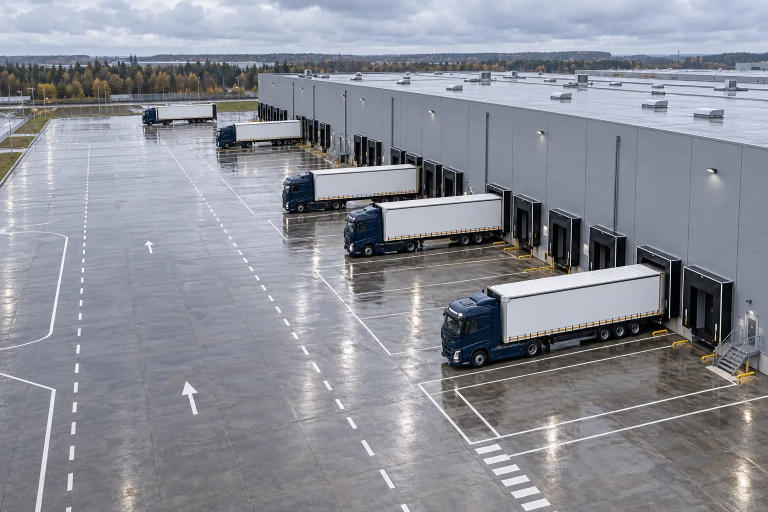
#> input picture src/assets/photos/aerial-terminal.webp, 1536 x 1024 px (shown at 1/2 size); its folder holds only this picture in this run
$ python brand-photos.py
#> lines starting #> are read from the running program, lines starting #| are printed output that depends on the picture
"""Perspective branding and export explicitly requested in the visual brief.
Native generated files preserved; 3840px JPEG masters are Lanczos upscales.
"""
from pathlib import Path
from PIL import Image,ImageOps,ImageDraw,ImageFont
import numpy as np,json,subprocess
from fontTools.ttLib import TTFont
from fontTools.varLib.instancer import instantiateVariableFont
root=Path(__file__).resolve().parents[1];out=root/'public/images/photos';src=out/'source'
for p in (root/'.next/static/media').glob('*.woff2'):
 f=TTFont(p)
 if all(ord(c) in f.getBestCmap() for c in 'ОНЕГА'):
  if 'fvar' in f:f=instantiateVariableFont(f,{'wght':700})
  f.flavor=None;f.save(root/'artifacts/stage-2/inter.ttf');break
font=ImageFont.truetype(str(root/'artifacts/stage-2/inter.ttf'),120)
logo=Image.new('RGBA',(660,150));d=ImageDraw.Draw(logo)
#> after `logo = Image.new('RGBA', (660, 150))`: logo: PIL image 660x150 RGBA; every value is 0
for i,length in enumerate([125,105,80]):d.line([(10,45+i*26),(10+length,45+i*26)],fill='#F26B1D' if i==2 else '#0B2A4A',width=13)
d.text((163,-2),'ОНЕГА',font=font,fill='#0B2A4A')
mark=Image.new('RGBA',(100,70));d=ImageDraw.Draw(mark)
#> after `mark = Image.new('RGBA', (100, 70))`: mark: PIL image 100x70 RGBA; every value is 0
for i,length in enumerate([80,65,50]):d.line([(5,12+i*20),(5+length,12+i*20)],fill=(255,255,255,230),width=7)
# Clockwise target corners, normalized to the generated image dimensions.
quads={
'highway-dawn':[[[.59,.32],[.70,.365],[.70,.414],[.59,.382]]],
'driver':[[[.36,.19],[.48,.27],[.48,.30],[.36,.235]]],
'loading':[[[.77,.24],[.87,.33],[.87,.40],[.77,.33]]],
'warehouse':[[[.18,.31],[.29,.36],[.29,.39],[.18,.36]]],
'client-manager':[[[.87,.25],[.96,.28],[.96,.30],[.87,.285]]],
'customer-handover':[[[.05,.255],[.18,.22],[.18,.285],[.05,.305]]],
'winter-route':[[[.65,.36],[.75,.425],[.75,.485],[.65,.435]]],
'fleet':[[[.66,.48],[.84,.411],[.84,.48],[.66,.565]],[[.42,.44],[.55,.398],[.55,.443],[.42,.492]],[[.29,.4],[.36,.38],[.36,.413],[.29,.438]]],
'marketplace':[[[.76,.23],[.92,.295],[.92,.35],[.76,.30]]],
'director':[[[.72,.23],[.82,.245],[.82,.28],[.72,.27]]],
'team':[[[.68,.135],[.85,.235],[.85,.28],[.68,.20]]],
'fleet-portrait':[[[.7,.475],[.94,.393],[.94,.447],[.7,.541]],[[.45,.388],[.72,.331],[.72,.377],[.45,.441]],[[.27,.332],[.55,.285],[.55,.318],[.27,.385]]],
'team-portrait':[[[.37,.115],[.64,.126],[.64,.168],[.37,.165]]],
}
# Chest mark anchors (normalized x,y,width); deliberate placement below reflective band.
chests={'driver':[(.54,.54,.027)],'customer-handover':[(.455,.53,.022)],'warehouse':[(.515,.695,.021)],'marketplace':[(.159,.64,.024),(.49,.30,.02)],'loading':[(.155,.48,.012)],'logistics-office':[(.10,.40,.019),(.48,.69,.019)],'client-manager':[(.28,.54,.023)],'team':[(.245,.414,.014),(.353,.423,.014),(.742,.468,.014)],'team-portrait':[(.285,.596,.036),(.573,.63,.033),(.575,.408,.029)]}
focal={'driver':.59,'warehouse':.57,'director':.42,'customer-handover':.67,'logistics-office':.55,'client-manager':.49,'loading':.52,'highway-dawn':.57,'winter-route':.59,'marketplace':.41}
def warp(im,asset,q):
 w,h=im.size;dst=[(x*w,y*h) for x,y in q];sw,sh=asset.size;source=[(0,0),(sw,0),(sw,sh),(0,sh)];a=[];b=[]
 for (x,y),(u,v) in zip(dst,source):a.extend([[x,y,1,0,0,0,-u*x,-u*y],[0,0,0,x,y,1,-v*x,-v*y]]);b.extend([u,v])
 coeff=np.linalg.solve(np.array(a),np.array(b));layer=asset.transform(im.size,Image.Transform.PERSPECTIVE,coeff,Image.Resampling.BICUBIC);im.alpha_composite(layer)
def webp(im,p):
 for q in range(88,44,-3):
  im.save(p,'WEBP',quality=q,method=6)
  if p.stat().st_size<=350000:break
 assert p.stat().st_size<=350000,p
report=[]
for p in sorted(src.glob('*-original.png')):
 slug=p.name.replace('-original.png','');im=Image.open(p).convert('RGBA');native=im.size
 for quad in quads.get(slug,[]):warp(im,logo,quad)
 for x,y,w in chests.get(slug,[]):
  h=w*im.width/im.height*.7;warp(im,mark,[(x,y),(x+w,y),(x+w,y+h),(x,y+h)])
 im=im.convert('RGB');im.resize((round(im.width*3840/max(im.size)),round(im.height*3840/max(im.size))),Image.Resampling.LANCZOS).save(src/f'{slug}-3840.jpg',quality=95,subsampling=0)
 if slug.endswith('-portrait'):
  webp(ImageOps.fit(im,(1536,1920),method=Image.Resampling.LANCZOS),out/f'{slug}.webp')
 else:
  webp(ImageOps.fit(im,(1920,1080),method=Image.Resampling.LANCZOS),out/f'{slug}.webp')
  if not (src/f'{slug}-portrait-original.png').exists():
   # Center crop with an explicit focal point, keeping the subject visible.
   cw=im.height*.8;left=max(0,min(im.width-cw,focal.get(slug,.5)*im.width-cw/2));crop=im.crop((round(left),0,round(left+cw),im.height));webp(crop.resize((1536,1920),Image.Resampling.LANCZOS),out/f'{slug}-portrait.webp')
 report.append({'slug':slug,'native':native,'masterLongSide':3840,'upscale':'Lanczos','branding':'perspective composite'})
(root/'artifacts/stage-2/photo-exports.json').write_text(json.dumps(report,indent=2))
for portrait in [False,True]:
 files=sorted(out.glob('*-portrait.webp')) if portrait else sorted(p for p in out.glob('*.webp') if '-portrait' not in p.name)
 cw,ch=(300,375) if portrait else (400,225);sheet=Image.new('RGB',(cw*4,(ch+30)*3),'white');d=ImageDraw.Draw(sheet)
#> after `sheet = Image.new('RGB', (cw * 4, (ch + 30) * 3), 'white')`: sheet: PIL image 1600x765 RGB; every value is 255
 for i,p in enumerate(files):sheet.paste(Image.open(p).resize((cw,ch)),(i%4*cw,i//4*(ch+30)));d.text((i%4*cw+8,i//4*(ch+30)+ch+6),p.stem,fill='#0B2A4A')
#> after `sheet.paste(Image.open(p).resize((cw, ch)), (i % 4 * cw, i // 4 * (ch `:
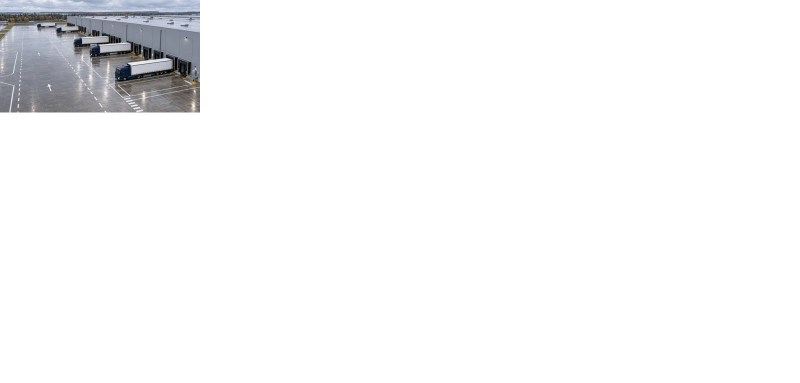
#> sheet: PIL image 1600x765 RGB (shown at 1/2 size); mean R, G, B 246.5, 246.7, 247.3
 sheet.save(out/('contact-sheet-portrait.png' if portrait else 'contact-sheet.png'))
print('Exported',len(report),'masters and 24 web images')
